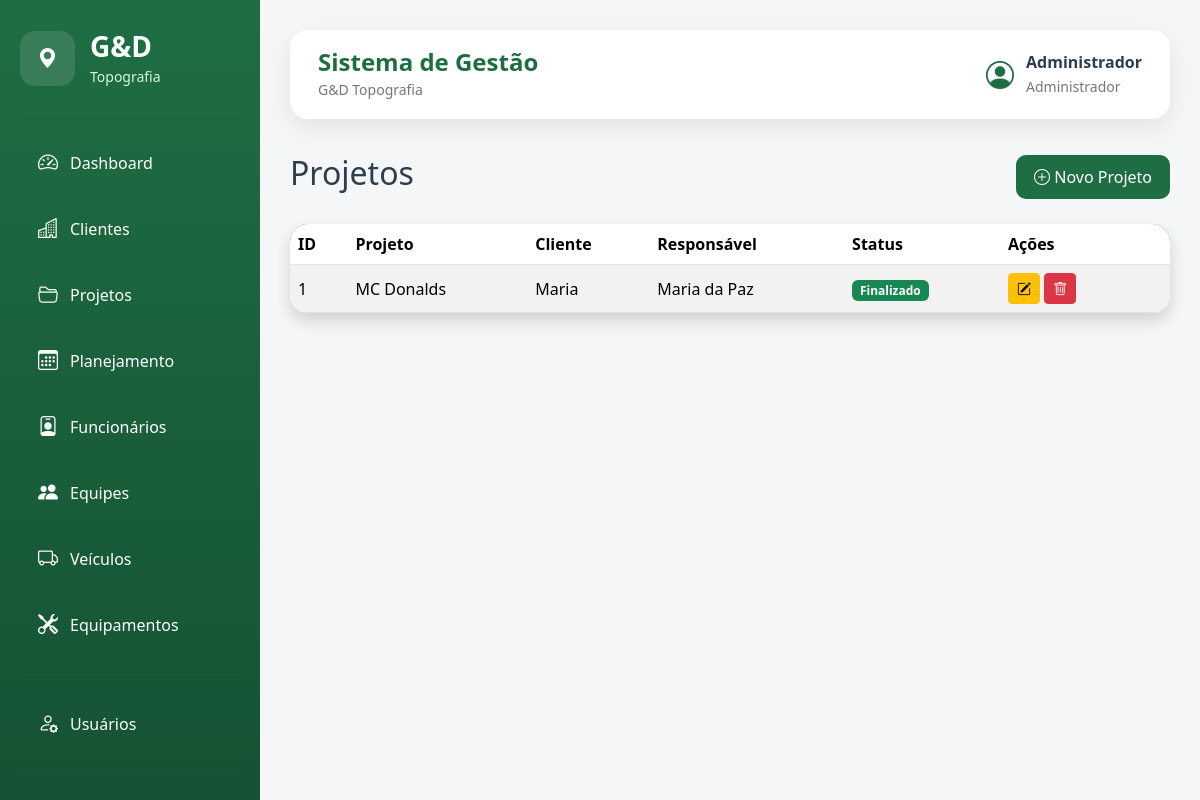
The page /projetos (signed in) on the database its author committed.
### models/usuario.py (models this page shows, shortened)
class Usuario(UserMixin, db.Model):
    __tablename__ = "usuarios"
    id = db.Column(db.Integer, primary_key=True)
    nome = db.Column(db.String(100), nullable=False)
    email = db.Column(db.String(120), unique=True, nullable=False)
    senha = db.Column(db.String(255), nullable=False)
    perfil = db.Column(
        db.String(50),
        nullable=False,
        default="Administrador"
    )
    ativo = db.Column(
        db.Boolean,
        nullable=False,
        default=True
    )
    data_criacao = db.Column(
        db.DateTime,
        default=datetime.utcnow
    )
    ultimo_login = db.Column(
        db.DateTime,
        nullable=True
    )
    ultimo_acesso = db.Column(
        db.DateTime,
        nullable=True
    )
    foto = db.Column(
        db.String(255),
        nullable=True
    )
    telefone = db.Column(
        db.String(20),
        nullable=True
    )
    observacoes = db.Column(
        db.Text,
        nullable=True
    )

### models/projeto.py (models this page shows)
class Projeto(db.Model):
    __tablename__ = "projetos"
    id = db.Column(db.Integer, primary_key=True)
    nome = db.Column(db.String(150), nullable=False)
    cliente_id = db.Column(
        db.Integer,
        db.ForeignKey("clientes.id"),
        nullable=False
    )
    cliente = db.relationship(
        "Cliente",
        backref="projetos"
    )
    responsavel = db.Column(db.String(100))
    status = db.Column(db.String(50))

### models/cliente.py (models this page shows)
class Cliente(db.Model):
    __tablename__ = "clientes"
    id = db.Column(db.Integer, primary_key=True)
    nome = db.Column(db.String(150), nullable=False)
    cnpj = db.Column(db.String(20))
    telefone = db.Column(db.String(20))
    email = db.Column(db.String(120))
    endereco = db.Column(db.String(200))
    cidade = db.Column(db.String(100))
    estado = db.Column(db.String(2))
    responsavel = db.Column(db.String(100))
    centro_custo = db.Column(db.String(50))

### routes/projetos.py (the view)
@projetos.route("/projetos")
@login_required
def listar_projetos():
    lista_projetos = Projeto.query.order_by(
        Projeto.id.desc()
    ).all()
    return render_template(
        "projetos.html",
        projetos=lista_projetos
    )

### app.py (called while the page is built)
@app.context_processor
def inject_csrf_token():
    return dict(csrf_token=generate_csrf)

@login_manager.user_loader
def load_user(user_id):
    return Usuario.query.get(int(user_id))

### templates/projetos.html (shortened to what this page needs)
{% extends "layout/base.html" %}
{% block content %}
<div class="d-flex justify-content-between align-items-center mb-4">
    <h2>Projetos</h2>
    <a href="/projetos/novo" class="btn btn-success">
        <i class="bi bi-plus-circle"></i>
        Novo Projeto
    </a>
</div>
<table class="table table-hover table-striped align-middle shadow">
    <thead style="background:#2E7D32;color:white;">
        <tr>
            <th>ID</th>
            <th>Projeto</th>
            <th>Cliente</th>
            <th>Responsável</th>
            <th>Status</th>
            <th width="170">Ações</th>
        </tr>
    </thead>
    <tbody>
        {% for projeto in projetos %}
        <tr>
            <td>{{ projeto.id }}</td>
            <td>{{ projeto.nome }}</td>
            <td>{{ projeto.cliente.nome }}</td>
            <td>{{ projeto.responsavel }}</td>
            <td>
                {% if projeto.status == "Planejamento" %}
                    <span class="badge bg-warning text-dark">
                        Planejamento
                    </span>
                {% elif projeto.status == "Em Campo" %}
                    <span class="badge bg-primary">
                        Em Campo
                    </span>
                {% elif projeto.status == "Escritório" %}
                    <span class="badge bg-info text-dark">
                        Escritório
                    </span>
                {% elif projeto.status == "Finalizado" %}
                    <span class="badge bg-success">
                        Finalizado
                    </span>
                {% elif projeto.status == "Entregue" %}
                    <span class="badge bg-dark">
                        Entregue
                    </span>
                {% else %}
                    <span class="badge bg-secondary">
                        {{ projeto.status }}
                    </span>
                {% endif %}
            </td>
            <td>
                <a href="/projetos/editar/{{ projeto.id }}" class="btn btn-warning btn-sm">
                    <i class="bi bi-pencil-square"></i>
                </a>
                <a href="/projetos/excluir/{{ projeto.id }}" class="btn btn-danger btn-sm">
                    <i class="bi bi-trash"></i>
                </a>
            </td>
        </tr>
        {% endfor %}
    </tbody>
</table>
{% endblock %}

### templates/layout/base.html (shortened to what this page needs)
<!DOCTYPE html>
<html lang="pt-BR">
<head>
    <link href="https://cdn.jsdelivr.net/npm/bootstrap@5.3.3/dist/css/bootstrap.min.css" rel="stylesheet">
    <link href="https://cdn.jsdelivr.net/npm/bootstrap-icons@1.11.3/font/bootstrap-icons.css" rel="stylesheet">
    <link rel="stylesheet" href="{{ url_for('static', filename='css/style.css') }}">
</head>
<body>
    <div class="sidebar">
        <div class="logo">
            <div class="logo-icon">
                <i class="bi bi-geo-alt-fill"></i>
            </div>
            <div>
                <h3>G&D</h3>
                <small>Topografia</small>
            </div>
        </div>
        <hr>
        <a href="{{ url_for('dashboard.inicio') }}">
            <i class="bi bi-speedometer2"></i>
            <span>Dashboard</span>
        </a>
        <a href="{{ url_for('clientes.listar_clientes') }}">
            <i class="bi bi-buildings"></i>
            <span>Clientes</span>
        </a>
        <a href="{{ url_for('projetos.listar_projetos') }}">
            <i class="bi bi-folder2-open"></i>
            <span>Projetos</span>
        </a>
        <a href="{{ url_for('planejamento.listar_planejamento') }}">
            <i class="bi bi-calendar3"></i>
            <span>Planejamento</span>
        </a>
        <a href="{{ url_for('funcionarios.listar_funcionarios') }}">
            <i class="bi bi-person-badge"></i>
            <span>Funcionários</span>
        </a>
        <a href="{{ url_for('equipes.listar_equipes') }}">
            <i class="bi bi-people-fill"></i>
            <span>Equipes</span>
        </a>
        <a href="{{ url_for('veiculos.listar_veiculos') }}">
            <i class="bi bi-truck"></i>
            <span>Veículos</span>
        </a>
        <a href="{{ url_for('equipamentos.listar_equipamentos') }}">
            <i class="bi bi-tools"></i>
            <span>Equipamentos</span>
        </a>
        <hr>
        <a href="{{ url_for('usuarios.listar_usuarios') }}">
            <i class="bi bi-person-gear"></i>
            <span>Usuários</span>
        </a>
        <hr>
        <a href="{{ url_for('auth.logout') }}">
        </a>
    </div>
    <div class="conteudo">
        <div class="topbar">
            <div>
                <h4>Sistema de Gestão</h4>
                <small>G&D Topografia</small>
            </div>
            <div class="topbar-right">
                <div class="usuario">
                    <i class="bi bi-person-circle fs-3"></i>
                    <div>
                        <strong>
                            {{ current_user.nome }}
                        </strong>
                        <small>
                            {{ current_user.perfil }}
                        </small>
                    </div>
                </div>
            </div>
        </div>
        {% block content %}
        {% endblock %}
    </div>
</body>
</html>

### static/css/style.css (style rules this page uses)
:root { --verde-principal:#1F6E43; --verde-secundario:#2E8B57; --verde-escuro:#155233; --cinza-claro:#F4F6F8; --cinza:#D8DEE4; --texto:#2C3E50; --branco:#FFFFFF; --sombra:0 8px 25px rgba(0,0,0,.08); --radius:18px; }
* { margin:0; padding:0; box-sizing:border-box; }
body { background:var(--cinza-claro); font-family:"Segoe UI",Tahoma,Geneva,Verdana,sans-serif; color:var(--texto); overflow-x:hidden; }
.sidebar { position:fixed; top:0; left:0; width:260px; height:100vh; background:linear-gradient( 180deg, var(--verde-principal), var(--verde-escuro) ); color:white; padding:30px 20px; overflow-y:auto; overflow-x:hidden; z-index:1000; }
.logo { display:flex; align-items:center; gap:15px; margin-bottom:25px; }
.logo-icon { width:55px; height:55px; border-radius:15px; background:rgba(255,255,255,.12); display:flex; align-items:center; justify-content:center; font-size:28px; }
.logo h3 { margin:0; font-weight:700; }
.logo small { color:#d9f6df; }
.sidebar hr { border-color:rgba(255,255,255,.15); margin:20px 0; }
.sidebar a { display:flex; align-items:center; gap:12px; color:white; text-decoration:none; padding:14px 18px; border-radius:12px; margin-bottom:8px; transition:.25s; }
.sidebar i { font-size:20px; }
.conteudo { margin-left:260px; width:calc(100% - 260px); min-height:100vh; padding:30px; }
.topbar { background:white; border-radius:18px; padding:18px 28px; display:flex; justify-content:space-between; align-items:center; margin-bottom:35px; box-shadow:var(--sombra); }
.topbar h4 { margin:0; color:var(--verde-principal); font-weight:700; }
.topbar small { color:#777; }
.topbar-right { display:flex; align-items:center; gap:20px; }
.usuario { display:flex; align-items:center; gap:12px; }
.usuario i { color:var(--verde-principal); }
.usuario strong { display:block; }
.usuario small { color:#777; }
.btn-success { background:var(--verde-principal); border:none; border-radius:10px; padding:10px 18px; }
.table { background:white; border-radius:18px; overflow:hidden; }
.table thead { background:var(--verde-principal); color:white; }
.table td { vertical-align:middle; }

### rows shown on the page
Usuario: nome "Administrador", perfil "Administrador"
Projeto: id "1", nome "MC Donalds", cliente.nome "Maria", responsavel "Maria da Paz", status "Finalizado"
